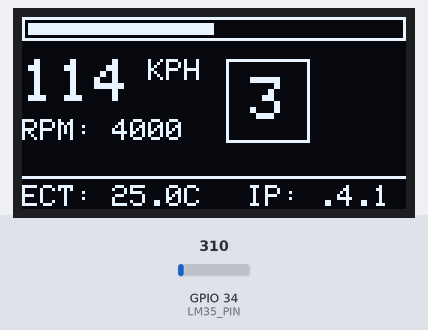
Simulated run of this sketch. Board: ESP32. On the bench: 128×64 one-colour display. The test bench sets the inputs (shaded band); at power-on: GPIO 34 (LM35_PIN) = 310. What the sketch prints to the serial monitor is not drawn.

Above: at 1.29 s.
1.3 s: GPIO 34 (LM35_PIN) set to 372
At 1.39 s:
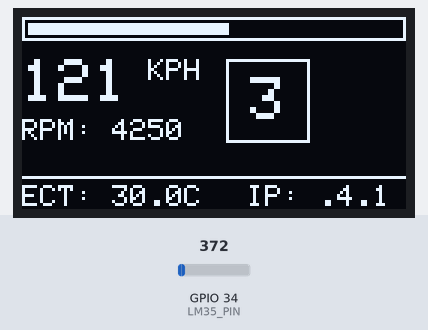
3.1 s: GPIO 34 (LM35_PIN) set to 434
At 3.21 s:
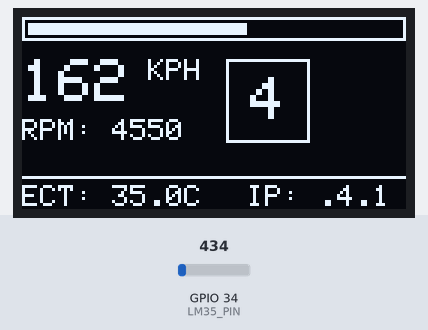
4.6 s: GPIO 34 (LM35_PIN) set to 527
At 4.73 s:
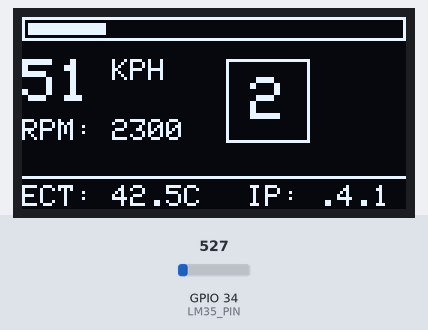

The sketch:

ESP32_Transceiver_and_WebPage.ino.ino
```cpp
#include <SPI.h>
#include <mcp_can.h>
#include <Wire.h>
#include <Adafruit_GFX.h>
#include <Adafruit_SH110X.h>
#include <WiFi.h>
#include <WebServer.h>

#define SCREEN_WIDTH 128
#define SCREEN_HEIGHT 64
#define OLED_RESET -1
#define i2c_Address 0x3C

Adafruit_SH1106G display = Adafruit_SH1106G(SCREEN_WIDTH, SCREEN_HEIGHT, &Wire, OLED_RESET);

const int SPI_CS_PIN = 5;
const int LM35_PIN = 34;
MCP_CAN CAN(SPI_CS_PIN);

// --- Wi-Fi Network Credentials ---
const char* ssid = "Race_Dash";
const char* password = "password123"; // Must be at least 8 characters
WebServer server(80);

unsigned long lastUpdate = 0;
float engineTemp = 0.0;
int rpm = 1000;
int kph = 0;
char currentGear = 'N';
bool revvingUp = true;

// --- HTML Dashboard Page (Stored in Flash Memory) ---
const char HTML_PAGE[] PROGMEM = R"rawliteral(
<!DOCTYPE html>
<html>
<head>
    <meta name='viewport' content='width=device-width, initial-scale=1.0'>
    <title>Race Telemetry</title>
    <style>
        body { font-family: 'Arial', sans-serif; background: #0e1013; color: white; text-align: center; margin: 0; padding: 20px; }
        .container { max-width: 500px; margin: auto; background: #1c1f26; padding: 20px; border-radius: 15px; box-shadow: 0 10px 20px rgba(0,0,0,0.5); }
        h1 { color: #00e676; font-size: 1.8rem; margin-bottom: 20px; text-transform: uppercase; letter-spacing: 2px; }
        .data-box { background: #262a34; padding: 15px; margin: 10px 0; border-radius: 10px; border-left: 5px solid #00e676; }
        .label { font-size: 0.9rem; color: #8a92a3; text-transform: uppercase; }
        .value { font-size: 2.2rem; font-weight: bold; font-family: monospace; }
        .unit { font-size: 1rem; color: #00e676; }
    </style>
</head>
<body>
    <div class='container'>
        <h1>Wireless ECU HUD</h1>
        <div class='data-box' style='border-left-color: #ff1744;'>
            <div class='label'>Engine Speed</div>
            <div class='value'><span id='rpm'>0</span> <span class='unit'>RPM</span></div>
        </div>
        <div class='data-box'>
            <div class='label'>Vehicle Velocity</div>
            <div class='value'><span id='kph'>0</span> <span class='unit'>KPH</span></div>
        </div>
        <div class='data-box' style='border-left-color: #29b6f6;'>
            <div class='label'>Active Transmission Gear</div>
            <div class='value'><span id='gear'>N</span></div>
        </div>
        <div class='data-box' style='border-left-color: #ff9100;'>
            <div class='label'>Engine Coolant Temp</div>
            <div class='value'><span id='temp'>0.0</span> <span class='unit'>&deg;C</span></div>
        </div>
    </div>
    <script>
        // High-speed async pull request every 200ms to fetch dynamic json telemetry
        setInterval(function() {
            fetch('/data')
                .then(response => response.json())
                .then(data => {
                    document.getElementById('rpm').innerText = data.rpm;
                    document.getElementById('kph').innerText = data.kph;
                    document.getElementById('gear').innerText = data.gear;
                    document.getElementById('temp').innerText = data.temp;
                });
        }, 200);
    </script>
</body>
</html>
)rawliteral";

// HTTP Handler: Serves the beautiful static visual interface frame
void handleRoot() {
  server.send_P(200, "text/html", HTML_PAGE);
}

// HTTP Handler: Serves raw dynamic diagnostic parameters in standard JSON string format
void handleData() {
  String json = "{";
  json += "\"rpm\":" + String(rpm) + ",";
  json += "\"kph\":" + String(kph) + ",";
  json += "\"gear\":\"" + String(currentGear) + "\",";
  json += "\"temp\":" + String(engineTemp, 1);
  json += "}";
  server.send(200, "application/json", json);
}

void setup() {
  Serial.begin(115200);

  Wire.begin(21, 22);
  Wire.setClock(400000);

  if(!display.begin(i2c_Address, true)) { for(;;); }
  display.clearDisplay();
  display.setTextColor(SH110X_WHITE);

  // --- Initialize Wi-Fi Hotspot ---
  WiFi.softAP(ssid, password);
  IPAddress IP = WiFi.softAPIP();
  Serial.print("Hotspot Active. IP Address: ");
  Serial.println(IP); // This will typically output 192.168.4.1

  // Configure URL endpoints
  server.on("/", handleRoot);
  server.on("/data", handleData);
  server.begin();

  while (CAN.begin(MCP_ANY, CAN_500KBPS, MCP_8MHZ) != CAN_OK) { delay(500); }
  CAN.setMode(MCP_NORMAL);
}

void loop() {
  // Always let the webserver handle incoming requests from client browsers
  server.handleClient();

  if (millis() - lastUpdate > 100) {
    lastUpdate = millis();

    // 1. Read Physical Sensor (Temperature)
    int rawADC = analogRead(LM35_PIN);
    float voltage = (rawADC * 3.3) / 4095.0;
    engineTemp = voltage * 100.0;

    // 2. Run Simulation Physics
    if (revvingUp) {
      rpm += 250;
      if (rpm >= 7000) revvingUp = false;
    } else {
      rpm -= 350;
      if (rpm <= 1200) revvingUp = true;
    }

    if (rpm < 1500) { currentGear = '1'; kph = rpm / 60; }
    else if (rpm < 3000) { currentGear = '2'; kph = rpm / 45; }
    else if (rpm < 4500) { currentGear = '3'; kph = rpm / 35; }
    else if (rpm < 6000) { currentGear = '4'; kph = rpm / 28; }
    else { currentGear = '5'; kph = rpm / 22; }

    // 3. Broadcast CAN Data Frame
    unsigned char canPayload[8] = {0};
    memcpy(&canPayload[0], &engineTemp, sizeof(engineTemp));
    canPayload[6] = (rpm >> 8) & 0xFF;
    canPayload[7] = rpm & 0xFF;
    CAN.sendMsgBuf(0x400, 0, 8, canPayload);

    // 4. Update local hardware screen
    display.clearDisplay();
    display.drawRect(0, 0, 128, 8, SH110X_WHITE);
    int rpmBarWidth = map(rpm, 1000, 7000, 0, 124);
    display.fillRect(2, 2, constrain(rpmBarWidth, 0, 124), 4, SH110X_WHITE);
    display.setCursor(0, 14); display.setTextSize(2); display.print(kph); display.setTextSize(1); display.print(" KPH");
    display.setCursor(0, 34); display.print("RPM: "); display.print(rpm);
    display.drawRect(68, 14, 28, 28, SH110X_WHITE); display.setCursor(76, 20); display.setTextSize(2); display.print(currentGear);
    display.drawFastHLine(0, 53, 128, SH110X_WHITE);
    display.setCursor(0, 56); display.setTextSize(1); display.print("ECT: "); display.print(engineTemp, 1); display.print("C");
    display.setCursor(75, 56); display.print("IP: .4.1");
    display.display();
  }
}
```
